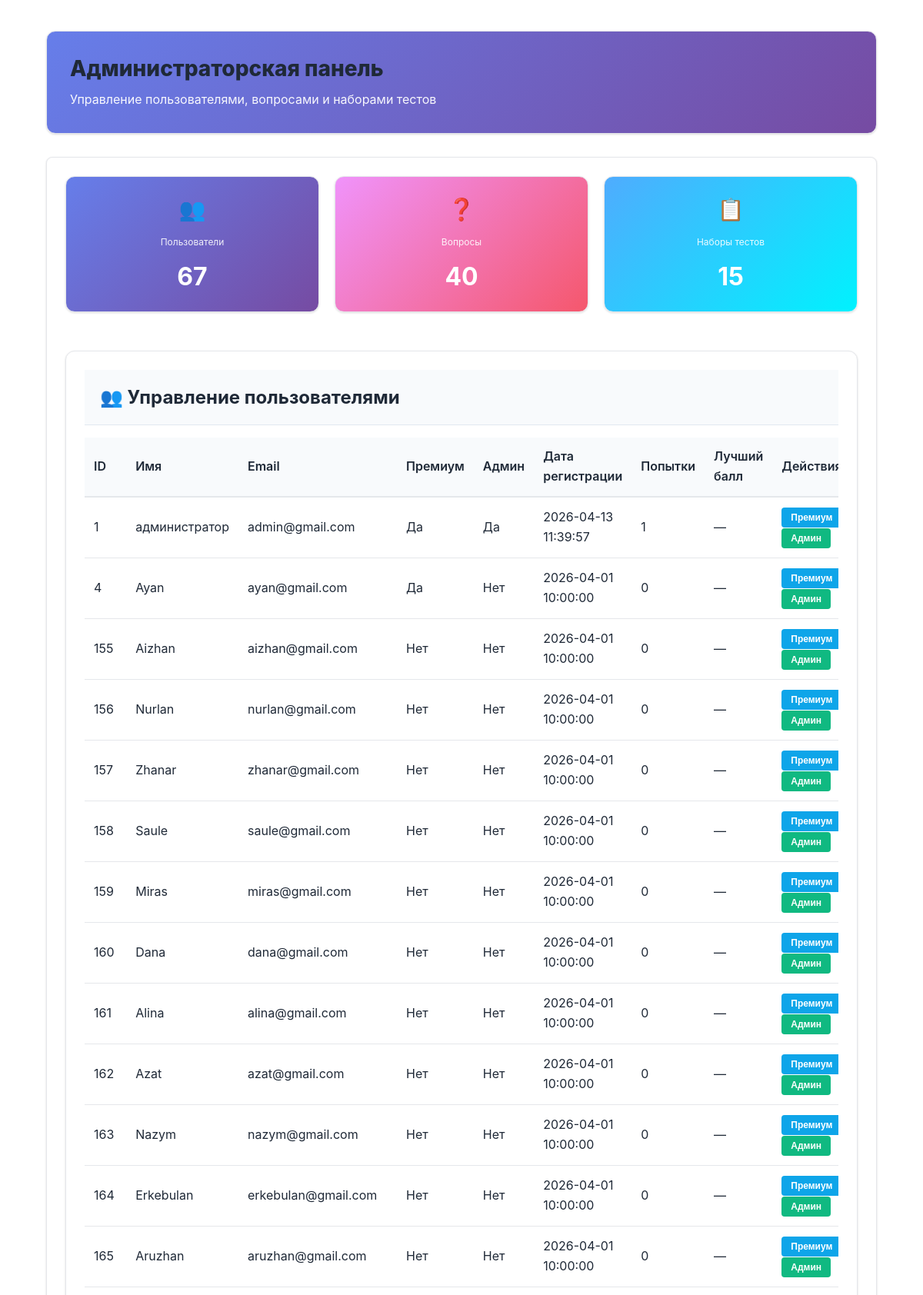
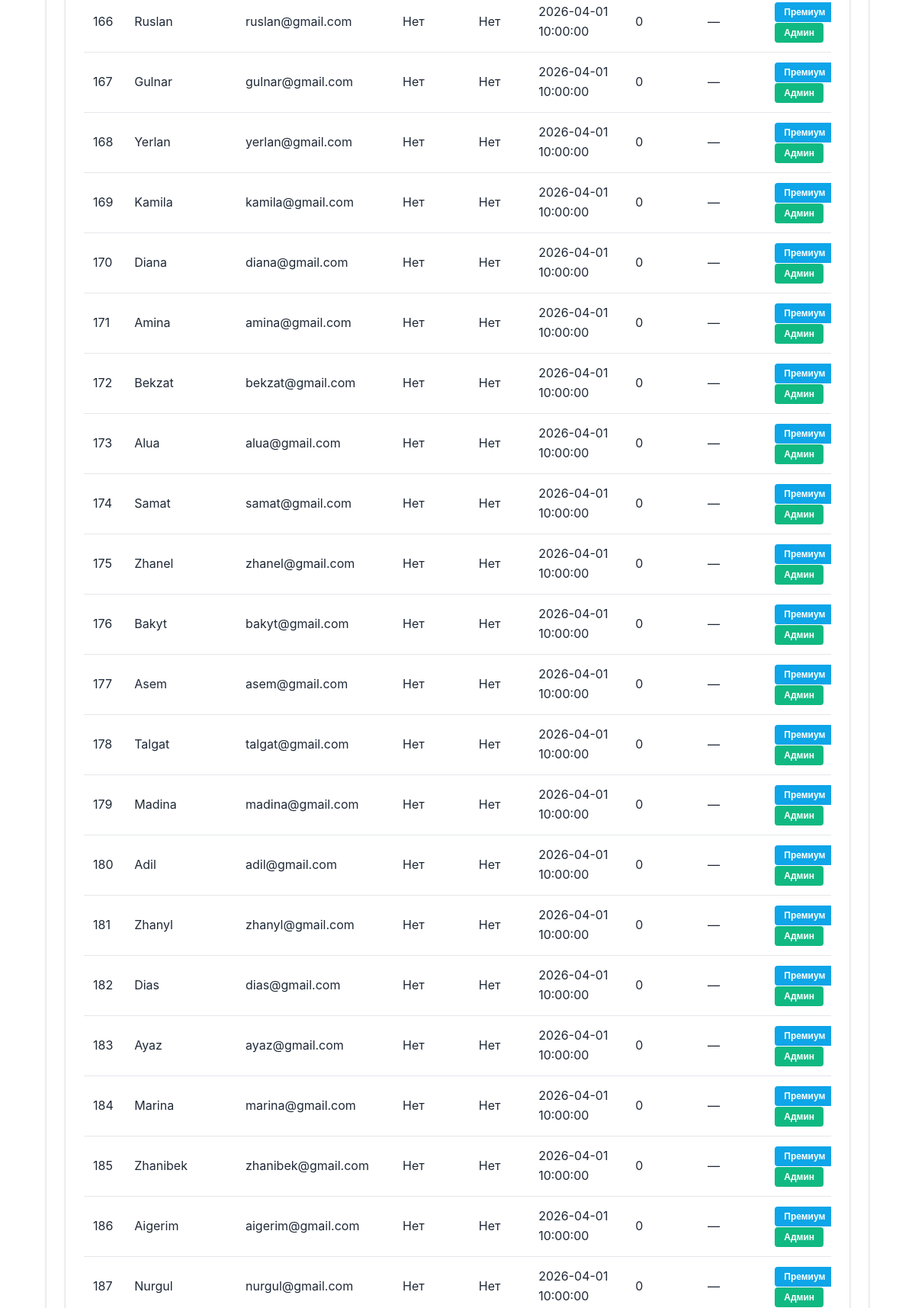
The page /admin (signed in, upper part) on the database its author committed (2 pictures, top to bottom).
### tables this page shows
CREATE TABLE users (
    id INTEGER PRIMARY KEY AUTOINCREMENT,
    username TEXT NOT NULL UNIQUE,
    email TEXT NOT NULL UNIQUE,
    password_hash TEXT NOT NULL,
    premium INTEGER NOT NULL DEFAULT 0,
    is_admin INTEGER NOT NULL DEFAULT 0,
    created_at DATETIME DEFAULT CURRENT_TIMESTAMP
);

### app.py (the view)
@app.route('/admin')
def admin_panel():
    if not admin_required():
        return redirect(url_for('dashboard'))
    conn = get_db_connection()
    cleanup_example_com_users()
    enforce_user_demo_state()
    users = conn.execute(
        '''
        SELECT u.*, COUNT(r.id) as attempts, ROUND(AVG(r.score), 2) as avg_score, MAX(r.score) as best_score
        FROM users u
        LEFT JOIN results r ON r.user_id = u.id
        GROUP BY u.id
        ORDER BY u.id ASC
        '''
    ).fetchall()
    questions = conn.execute('SELECT q.*, t.title as test_title FROM questions q LEFT JOIN tests t ON q.test_id = t.id ORDER BY q.id DESC').fetchall()
    test_sets = conn.execute('SELECT * FROM test_sets ORDER BY id DESC').fetchall()
    stats = {
        'users': conn.execute('SELECT COUNT(*) as cnt FROM users').fetchone()['cnt'],
        'questions': conn.execute('SELECT COUNT(*) as cnt FROM questions').fetchone()['cnt'],
        'test_sets': conn.execute('SELECT COUNT(*) as cnt FROM test_sets').fetchone()['cnt']
    }
    conn.close()
    return render_template('admin.html', users=users, questions=questions, test_sets=test_sets, stats=stats)

### app.py (called while the page is built)
def get_db_connection():
    conn = sqlite3.connect(DB_PATH)
    conn.row_factory = sqlite3.Row
    return conn

def admin_required():
    if 'user_id' not in session or not session.get('is_admin'):
        flash('Только для администраторов')
        return False
    return True

def cleanup_example_com_users():
    conn = get_db_connection()
    conn.execute("UPDATE users SET email = 'admin@gmail.com' WHERE email = 'admin@example.com' AND is_admin = 1")
    conn.execute("DELETE FROM users WHERE email LIKE '%@example.com' AND email != 'admin@gmail.com'")
    conn.commit()
    conn.close()

### templates/admin.html (shortened to what this page needs)
<!DOCTYPE html>
<html lang="ru">
<head>
    <link rel="stylesheet" href="{{ url_for('static', filename='style.css') }}">
    <link href="https://cdnjs.cloudflare.com/ajax/libs/font-awesome/6.4.0/css/all.min.css" rel="stylesheet">
</head>
<body>
    <div class="container" style="padding: 40px 20px;">
        <div class="card" style="background: linear-gradient(135deg, #667eea 0%, #764ba2 100%); color: white; border-radius: 12px; padding: 30px; margin-bottom: 30px;">
            <h1 style="margin: 0 0 10px 0; font-size: 28px;">Администраторская панель</h1>
            <p style="margin: 0; opacity: 0.95;">Управление пользователями, вопросами и наборами тестов</p>
        </div>
        <section class="admin-panel">
            <div class="admin-grid" style="display: grid; grid-template-columns: repeat(auto-fit, minmax(200px, 1fr)); gap: 20px; margin-bottom: 30px;">
                <div class="card" style="background: linear-gradient(135deg, #667eea 0%, #764ba2 100%); color: white; border-radius: 12px; padding: 20px; text-align: center;">
                    <div style="font-size: 28px; margin-bottom: 10px;">👥</div>
                    <div style="font-size: 12px; opacity: 0.9;">Пользователи</div>
                    <div style="font-size: 32px; font-weight: bold; margin-top: 10px;">{{ stats.users }}</div>
                </div>
                <div class="card" style="background: linear-gradient(135deg, #f093fb 0%, #f5576c 100%); color: white; border-radius: 12px; padding: 20px; text-align: center;">
                    <div style="font-size: 28px; margin-bottom: 10px;">❓</div>
                    <div style="font-size: 12px; opacity: 0.9;">Вопросы</div>
                    <div style="font-size: 32px; font-weight: bold; margin-top: 10px;">{{ stats.questions }}</div>
                </div>
                <div class="card" style="background: linear-gradient(135deg, #4facfe 0%, #00f2fe 100%); color: white; border-radius: 12px; padding: 20px; text-align: center;">
                    <div style="font-size: 28px; margin-bottom: 10px;">📋</div>
                    <div style="font-size: 12px; opacity: 0.9;">Наборы тестов</div>
                    <div style="font-size: 32px; font-weight: bold; margin-top: 10px;">{{ stats.test_sets }}</div>
                </div>
            </div>
            <div class="card" style="border-radius: 12px; overflow: hidden;">
                <h2 style="margin: 0; padding: 20px; background: #f8fafc; border-bottom: 1px solid #e2e8f0;">👥 Управление пользователями</h2>
                <div style="overflow-x: auto;">
                    <table style="width: 100%; border-collapse: collapse;">
                        <thead>
                            <tr style="background: #f8fafc; border-bottom: 1px solid #e2e8f0;">
                                <th style="padding: 12px; text-align: left;">ID</th>
                                <th style="padding: 12px; text-align: left;">Имя</th>
                                <th style="padding: 12px; text-align: left;">Email</th>
                                <th style="padding: 12px; text-align: left;">Премиум</th>
                                <th style="padding: 12px; text-align: left;">Админ</th>
                                <th style="padding: 12px; text-align: left;">Дата регистрации</th>
                                <th style="padding: 12px; text-align: left;">Попытки</th>
                                <th style="padding: 12px; text-align: left;">Лучший балл</th>
                                <th style="padding: 12px; text-align: left;">Действия</th>
                            </tr>
                        </thead>
                        <tbody>
                            {% for user in users %}
                            <tr style="border-bottom: 1px solid #e2e8f0;">
                                <td style="padding: 12px;">{{ user.id }}</td>
                                <td style="padding: 12px;">{{ user.username }}</td>
                                <td style="padding: 12px;">{{ user.email }}</td>
                                <td style="padding: 12px;">{{ 'Да' if user.premium == 1 else 'Нет' }}</td>
                                <td style="padding: 12px;">{{ 'Да' if user.is_admin == 1 else 'Нет' }}</td>
                                <td style="padding: 12px;">{{ user.created_at }}</td>
                                <td style="padding: 12px;">{{ user.attempts }}</td>
                                <td style="padding: 12px;">{{ user.best_score or '—' }}</td>
                                <td style="padding: 12px;">
                                    <form action="{{ url_for('admin_toggle_premium', user_id=user.id) }}" method="post" style="display:inline;">
                                        <button class="btn small" type="submit" style="padding: 6px 12px; font-size: 12px; margin-right: 5px; background: #0ea5e9; color: white; border: none; border-radius: 4px; cursor: pointer;">Премиум</button>
                                    </form>
                                    <form action="{{ url_for('admin_toggle_admin', user_id=user.id) }}" method="post" style="display:inline;">
                                        <button class="btn small" type="submit" style="padding: 6px 12px; font-size: 12px; background: #10b981; color: white; border: none; border-radius: 4px; cursor: pointer;">Админ</button>
                                    </form>
                                </td>
                            </tr>
                            {% endfor %}
                        </tbody>
                    </table>
                </div>
            </div>
        </section>
    </div>
</body>
</html>

### static/style.css (style rules this page uses)
:root { --bg: #ffffff; --card: #ffffff; --surface: #f9fafb; --primary: #3b82f6; --accent: #10b981; --danger: #ef4444; --success: #22c55e; --text: #1f2937; --muted: #6b7280; --border: #e5e7eb; --shadow: 0 1px 2px rgba(0, 0, 0, 0.05), 0 1px 3px rgba(0, 0, 0, 0.1); }
* { box-sizing: border-box; margin: 0; padding: 0; }
body { font-family: -apple-system, BlinkMacSystemFont, 'Segoe UI', Roboto, 'Helvetica Neue', Arial, sans-serif; font-size: 16px; line-height: 1.6; color: var(--text); background: var(--bg); }
.container { max-width: 1120px; margin: 0 auto; padding: 0 24px; }
.btn, .btn-primary, .btn-secondary, .btn-login, .btn-signup, .btn-logout { display: inline-flex; align-items: center; justify-content: center; gap: 8px; padding: 10px 18px; border: none; border-radius: 6px; font-weight: 600; font-size: 0.95rem; cursor: pointer; transition: all 0.2s ease; text-decoration: none; }
.card, .quiz-card, .admin-panel { background: var(--card); border: 1px solid var(--border); border-radius: 8px; padding: 24px; box-shadow: var(--shadow); margin-bottom: 20px; }
table { width: 100%; border-collapse: collapse; margin: 16px 0; }
table thead { background: var(--surface); border-bottom: 2px solid var(--border); }
table th { padding: 12px; text-align: left; font-weight: 600; color: var(--text); }
table td { padding: 12px; border-bottom: 1px solid var(--border); }
body { display: flex; flex-direction: column; min-height: 100vh; }
h1, h2, h3 { margin-bottom: 16px; color: var(--text); line-height: 1.3; }
h1 { font-size: 2rem; font-weight: 800; }
h2 { font-size: 1.5rem; font-weight: 700; }
p { margin-bottom: 12px; }

### rows shown on the page
users: id "1", username "администратор", email "admin@gmail.com", premium "Да", is_admin "Да", created_at "2026-04-13 11:39:57", attempts "1", best_score "—"
users: id "4", username "Ayan", email "ayan@gmail.com", premium "Да", is_admin "Нет", created_at "2026-04-01 10:00:00", attempts "0", best_score "—"
users: id "155", username "Aizhan", email "aizhan@gmail.com", premium "Нет", is_admin "Нет", created_at "2026-04-01 10:00:00", attempts "0", best_score "—"
users: id "156", username "Nurlan", email "nurlan@gmail.com", premium "Нет", is_admin "Нет", created_at "2026-04-01 10:00:00", attempts "0", best_score "—"
users: id "157", username "Zhanar", email "zhanar@gmail.com", premium "Нет", is_admin "Нет", created_at "2026-04-01 10:00:00", attempts "0", best_score "—"
users: id "158", username "Saule", email "saule@gmail.com", premium "Нет", is_admin "Нет", created_at "2026-04-01 10:00:00", attempts "0", best_score "—"
users: id "159", username "Miras", email "miras@gmail.com", premium "Нет", is_admin "Нет", created_at "2026-04-01 10:00:00", attempts "0", best_score "—"
users: id "160", username "Dana", email "dana@gmail.com", premium "Нет", is_admin "Нет", created_at "2026-04-01 10:00:00", attempts "0", best_score "—"
users: id "161", username "Alina", email "alina@gmail.com", premium "Нет", is_admin "Нет", created_at "2026-04-01 10:00:00", attempts "0", best_score "—"
users: id "162", username "Azat", email "azat@gmail.com", premium "Нет", is_admin "Нет", created_at "2026-04-01 10:00:00", attempts "0", best_score "—"
users: id "163", username "Nazym", email "nazym@gmail.com", premium "Нет", is_admin "Нет", created_at "2026-04-01 10:00:00", attempts "0", best_score "—"
users: id "164", username "Erkebulan", email "erkebulan@gmail.com", premium "Нет", is_admin "Нет", created_at "2026-04-01 10:00:00", attempts "0", best_score "—"
users: id "165", username "Aruzhan", email "aruzhan@gmail.com", premium "Нет", is_admin "Нет", created_at "2026-04-01 10:00:00", attempts "0", best_score "—"
users: id "166", username "Ruslan", email "ruslan@gmail.com", premium "Нет", is_admin "Нет", created_at "2026-04-01 10:00:00", attempts "0", best_score "—"
users: id "167", username "Gulnar", email "gulnar@gmail.com", premium "Нет", is_admin "Нет", created_at "2026-04-01 10:00:00", attempts "0", best_score "—"
users: id "168", username "Yerlan", email "yerlan@gmail.com", premium "Нет", is_admin "Нет", created_at "2026-04-01 10:00:00", attempts "0", best_score "—"
users: id "169", username "Kamila", email "kamila@gmail.com", premium "Нет", is_admin "Нет", created_at "2026-04-01 10:00:00", attempts "0", best_score "—"
users: id "170", username "Diana", email "diana@gmail.com", premium "Нет", is_admin "Нет", created_at "2026-04-01 10:00:00", attempts "0", best_score "—"
users: id "171", username "Amina", email "amina@gmail.com", premium "Нет", is_admin "Нет", created_at "2026-04-01 10:00:00", attempts "0", best_score "—"
users: id "172", username "Bekzat", email "bekzat@gmail.com", premium "Нет", is_admin "Нет", created_at "2026-04-01 10:00:00", attempts "0", best_score "—"
users: id "173", username "Alua", email "alua@gmail.com", premium "Нет", is_admin "Нет", created_at "2026-04-01 10:00:00", attempts "0", best_score "—"
users: id "174", username "Samat", email "samat@gmail.com", premium "Нет", is_admin "Нет", created_at "2026-04-01 10:00:00", attempts "0", best_score "—"
users: id "175", username "Zhanel", email "zhanel@gmail.com", premium "Нет", is_admin "Нет", created_at "2026-04-01 10:00:00", attempts "0", best_score "—"
users: id "176", username "Bakyt", email "bakyt@gmail.com", premium "Нет", is_admin "Нет", created_at "2026-04-01 10:00:00", attempts "0", best_score "—"
users: id "177", username "Asem", email "asem@gmail.com", premium "Нет", is_admin "Нет", created_at "2026-04-01 10:00:00", attempts "0", best_score "—"
users: id "178", username "Talgat", email "talgat@gmail.com", premium "Нет", is_admin "Нет", created_at "2026-04-01 10:00:00", attempts "0", best_score "—"
users: id "179", username "Madina", email "madina@gmail.com", premium "Нет", is_admin "Нет", created_at "2026-04-01 10:00:00", attempts "0", best_score "—"
users: id "180", username "Adil", email "adil@gmail.com", premium "Нет", is_admin "Нет", created_at "2026-04-01 10:00:00", attempts "0", best_score "—"
users: id "181", username "Zhanyl", email "zhanyl@gmail.com", premium "Нет", is_admin "Нет", created_at "2026-04-01 10:00:00", attempts "0", best_score "—"
users: id "182", username "Dias", email "dias@gmail.com", premium "Нет", is_admin "Нет", created_at "2026-04-01 10:00:00", attempts "0", best_score "—"
users: id "183", username "Ayaz", email "ayaz@gmail.com", premium "Нет", is_admin "Нет", created_at "2026-04-01 10:00:00", attempts "0", best_score "—"
users: id "184", username "Marina", email "marina@gmail.com", premium "Нет", is_admin "Нет", created_at "2026-04-01 10:00:00", attempts "0", best_score "—"
users: id "185", username "Zhanibek", email "zhanibek@gmail.com", premium "Нет", is_admin "Нет", created_at "2026-04-01 10:00:00", attempts "0", best_score "—"
users: id "186", username "Aigerim", email "aigerim@gmail.com", premium "Нет", is_admin "Нет", created_at "2026-04-01 10:00:00", attempts "0", best_score "—"
users: id "187", username "Nurgul", email "nurgul@gmail.com", premium "Нет", is_admin "Нет", created_at "2026-04-01 10:00:00", attempts "0", best_score "—"

### other values the page prints
{{ stats.users }} "67"
{{ stats.questions }} "40"
{{ stats.test_sets }} "15"
